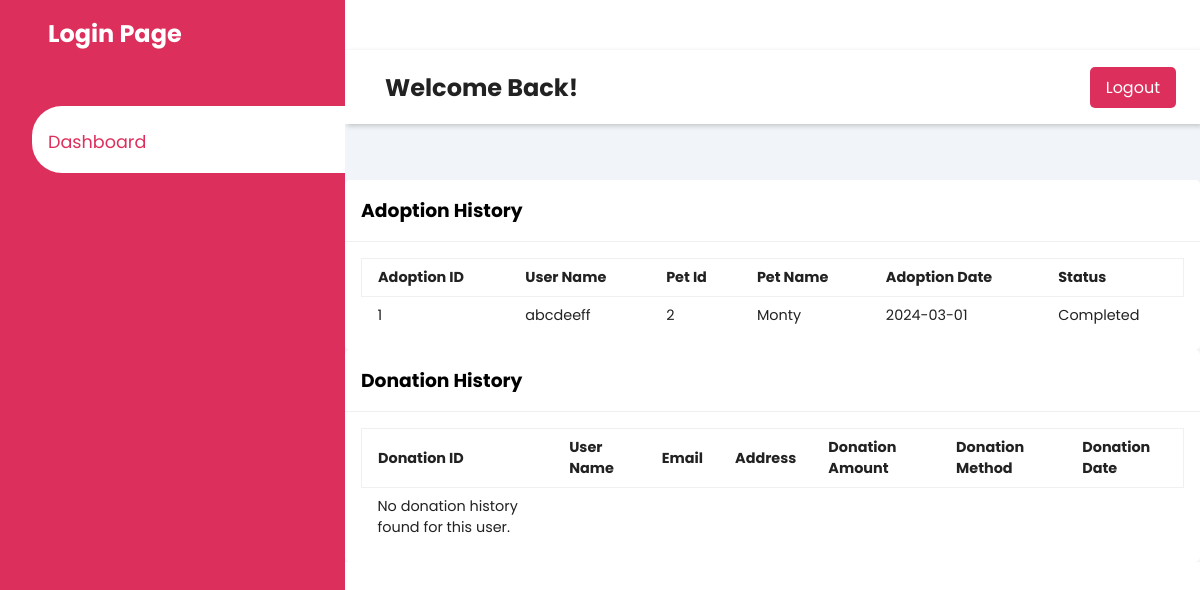
The app's page /loginuser.php (signed in) with its own data.
### tables this page shows
CREATE TABLE `adoptionhistory` (
  `AdoptionId` int(11) NOT NULL,
  `User` int(11) NOT NULL,
  `Pet` int(11) NOT NULL,
  `PetName` varchar(20) NOT NULL,
  `AdoptionDate` date NOT NULL,
  `Status` enum('Pending','Completed','','') NOT NULL
);

CREATE TABLE `reg` (
  `UserId` int(200) NOT NULL,
  `UserName` varchar(20) NOT NULL,
  `FullName` varchar(20) NOT NULL,
  `Password` varchar(10) NOT NULL,
  `PhoneNumber` int(10) NOT NULL,
  `Email` varchar(20) NOT NULL,
  `Address` varchar(50) NOT NULL
);

### loginuser.php (the view, shortened to what this page needs)
<?php
$userId = $_SESSION['UserId'];
$UserName = $_SESSION['UserName'];
$conn = mysqli_connect('localhost:3307', 'root', '', 'project');
$adoptionQuery = "SELECT a.AdoptionId, r.FullName, a.Pet, a.PetName, a.AdoptionDate, a.Status
                  FROM adoptionhistory a
                  INNER JOIN reg r ON a.User = r.UserId
                  WHERE r.UserId = ?";
$adoptionStmt = $conn->prepare($adoptionQuery);
$adoptionStmt->bind_param("i", $userId);
$adoptionStmt->execute();
$adoptionResult = $adoptionStmt->get_result();
$adoptionRows = [];
if ($adoptionResult->num_rows > 0) {
    while ($row = $adoptionResult->fetch_assoc()) {
        $adoptionRows[] = $row;
    }
}
$donationRows = [];
?>
<!DOCTYPE html>
<html lang="en">
<head>
    <link rel="stylesheet" href="admin.css">
    <link rel= "stylesheet" href= "https://maxst.icons8.com/vue-static/landings/line-awesome/line-awesome/1.3.0/css/line-awesome.min.css" >
</head>
<body>
<div class="header">
    <a href="logout.php" class="logout-btn">Logout</a>
    <div>Welcome Back, <?php echo htmlspecialchars($UserName); ?>!</div>
</div>
<div class="sidebar">
    <div class="sidebar-brand">
        <h2><span class="lab la-admin"></span><span>Login Page</span></h2>
    </div>
    <div class="sidebar-menu">
        <ul>
            <li>
                <a href="admin.php" class="active"><span class="las la-igloo"></span>
                <span>Dashboard</span></a>
            </li>
        </ul>
    </div>
</div>
<div class="main-content">
    <header>
        <h2>
            <label for="nav-toggle">
                <span class="las la-bars"></span>
            </label>
            Welcome Back!
        </h2>
        <div class="user-wrapper">
            <a href="newfront.html" class="logout-btn">Logout</a>
        </div>
    </header>
    <div class="recent-grid">
        <div class="projects">
            <div class="card">
                <div class="card-header">
                    <h3>Adoption History</h3>
                </div>
                <div class="card-body">
                    <table width="100%">
                        <thead>
                            <tr>
                                <td>Adoption ID</td>
                                <td>User Name</td>
                                <td>Pet Id</td>
                                <td>Pet Name</td>
                                <td>Adoption Date</td>
                                <td>Status</td>
                            </tr>
                        </thead>
                        <tbody>
                        <?php
                        if (!empty($adoptionRows)) {
                            foreach ($adoptionRows as $row) {
                                echo "<tr>";
                                echo "<td>" . $row["AdoptionId"] . "</td>";
                                echo "<td>" . $row["FullName"] . "</td>";
                                echo "<td>" . $row["Pet"] . "</td>";
                                echo "<td>" . $row["PetName"] . "</td>";
                                echo "<td>" . $row["AdoptionDate"] . "</td>";
                                echo "<td>" . $row["Status"] . "</td>";
                                echo "</tr>";
                            }
                        } else {
                            echo "<tr><td colspan='6'>No adoption history found for this user.</td></tr>";
                        }
                        ?>
                        </tbody>
                    </table>
                </div>
            </div>
            <div class="card">
                <div class="card-header">
                    <h3>Donation History</h3>
                </div>
                <div class="card-body">
                    <table width="100%">
                        <thead>
                            <tr>
                                <td>Donation ID</td>
                                <td>User Name</td>
                                <td>Email</td>
                                <td>Address</td>
                                <td>Donation Amount</td>
                                <td>Donation Method</td>
                                <td>Donation Date</td>
                            </tr>
                        </thead>
                        <tbody>
                            <?php
                            if (!empty($donationRows)) {
                                foreach ($donationRows as $row) {
                                    echo "<tr>";
                                    echo "<td>" . $row["DonationId"] . "</td>";
                                    echo "<td>" . $row["UserName"] . "</td>";
                                    echo "<td>" . $row["Email"] . "</td>";
                                    echo "<td>" . $row["Address"] . "</td>";
                                    echo "<td>" . $row["DonationAmount"] . "</td>";
                                    echo "<td>" . $row["DonationMethod"] . "</td>";
                                    echo "<td>" . $row["DonationDate"] . "</td>";
                                    echo "</tr>";
                                }
                            } else {
                                echo "<tr><td colspan='7'>No donation history found for this user.</td></tr>";
                            }
                            ?>
                        </tbody>
                    </table>
                </div>
            </div>
        </div>
    </div>
</div>
</body>
</html>

### admin.css (style rules this page uses)
:root { --main-color: #dd2f5b; --color-dark: #1D2231; --text-grey: #8390A2; }
* { padding: 0; margin: 0; box-sizing: border-box; list-style-type: none; text-decoration: none; font-family: 'Poppins',sans-serif; }
.sidebar { width: 345px; position: fixed; left: 0; top: 0; height: 100%; background: var(--main-color); z-index: 100; }
.sidebar-brand { height: 90px; padding: 1rem 0rem 1rem 2rem; color: #fff; }
.sidebar-brand span { display: inline-block; padding-right:1rem ; }
.sidebar-menu { margin-top: 1rem; }
.sidebar-menu li { width: 100%; margin-bottom: 1.5rem; padding-left: 2rem; }
.sidebar-menu a { display: block; color: #fff; font-size: 1.1rem; }
.sidebar-menu a.active { background: #fff; padding-top: 1rem; padding-bottom: 1rem; color: var(--main-color); border-radius: 30px 0px 0px 30px;; }
.sidebar-menu a span:first-child { font-size: 1.5rem; padding-right: 1rem; }
.main-content { margin-left: 345px; background: #f1f5f9; }
header { background: #fff; display: flex; justify-content: space-between; padding: 1rem 1.5rem; box-shadow: 2px 2px 5px rgba(0, 0, 0, 0.2); z-index: 100; }
header h2 { color: #222; }
header label span { font-size: 1.7rem; padding-right: 1rem; }
.user-wrapper { display: flex; align-items: center; }
.recent-grid { margin-top: 3.5rem; display: grid; grid-gap: 2rem; grid-template-columns: 100% auto; }
.card { background: #fff; border-radius: 5px; }
.card-header,.card-body { padding: 1rem; }
.card-header { display: flex; justify-content: space-between; align-items: center; border-bottom: 1px solid #f0f0f0; }
table { border-collapse: collapse; }
thead tr { border: 1px solid #f0f0f0; border-bottom: 1px solid #f0f0f0; }
thead td { font-weight: 700; }
td { padding: .5rem 1rem; font-size: .9rem; color: #222; }
tr td:last-child { display: flex; align-items: center; }
.logout-btn { background-color: var(--main-color); color: #fff; padding: 8px 16px; border: none; border-radius: 5px; font-size: 16px; cursor: pointer; transition: background-color 0.3s ease; text-decoration: none; }
.user-wrapper .logout-btn { margin-left: 20px; }

### records on screen
adoptionhistory: AdoptionId "1", User.FullName "abcdeeff", Pet "2", PetName "Monty", AdoptionDate "2024-03-01", Status "Completed"
